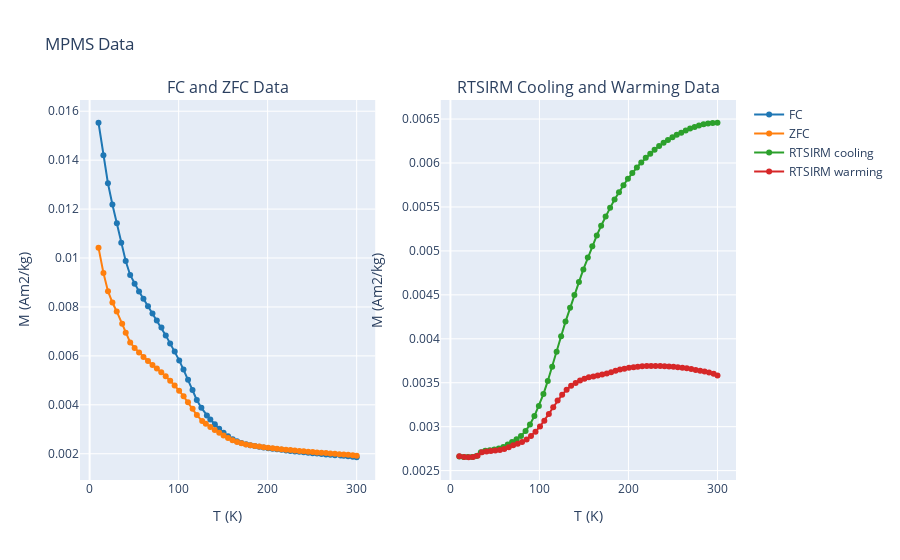

The cell this chart's notebook holds for it:
### Markdown cell above
### Make interactive plots

Rather than the static plots made above (which are made using matplotlib), you may want to make interactive plots. This can be done by putting in the parameter `use_plotly=True` which generates plots using Plotly.

### Code cell
rmag.plot_mpms_data(fc_data, zfc_data, rtsirm_cool_data, rtsirm_warm_data, use_plotly=True)
